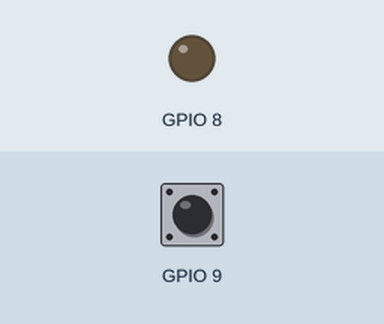
This sketch was run on a simulated ESP32-C3. Shown: output pins drawn as LEDs (lit = HIGH). Inputs (shaded band) come from the test bench; at power-on: GPIO 9 HIGH. What the sketch prints to the serial monitor is not drawn.

Above: at 0.1 s.
Timing chart, 0 to 2.2 s (numbered marks = the images above):
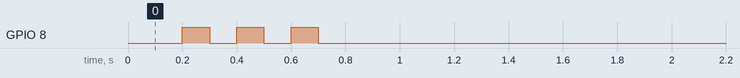

The sketch:

c3_gpio_prueba.ino
```cpp
// ESP32-C3: LED GPIO8 y pulsador GPIO9 mediante el puente de Taller.
// FQBN: esp32:esp32:esp32c3:FlashMode=dio,FlashFreq=40,CDCOnBoot=default
#include <Arduino.h>

void setup() {
  Serial.begin(115200);  // UART0; USB CDC debe estar desactivado.
  pinMode(8, OUTPUT);
  digitalWrite(8, LOW);
  pinMode(9, INPUT_PULLUP);
  delay(200);
  for (unsigned i = 0; i < 3; i++) {
    digitalWrite(8, HIGH);
    delay(100);
    digitalWrite(8, LOW);
    delay(100);
  }

  int antes = digitalRead(9);
  Serial.printf("C3-ANTES=%d\n", antes);
  // El verificador envía ENTRADA(9, 0) después de leer C3-ANTES=1.
  uint32_t inicio = millis();
  while (digitalRead(9) != LOW && millis() - inicio < 10000) {
    delay(10);
  }
  int despues = digitalRead(9);
  Serial.printf("C3-DESPUES=%d\n", despues);
  Serial.println(antes == HIGH && despues == LOW ? "TALLER-OK c3" : "TALLER-FALLO c3");
}

void loop() {
  delay(1000);
}
```
